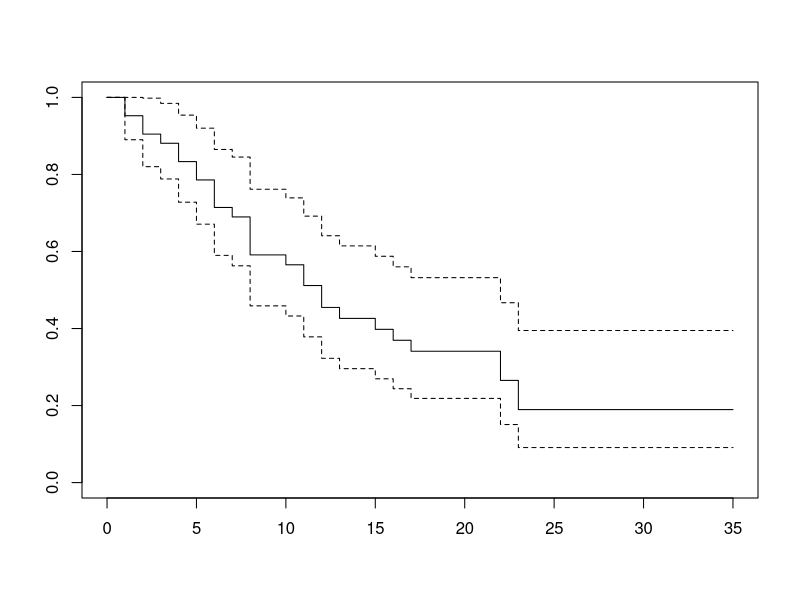
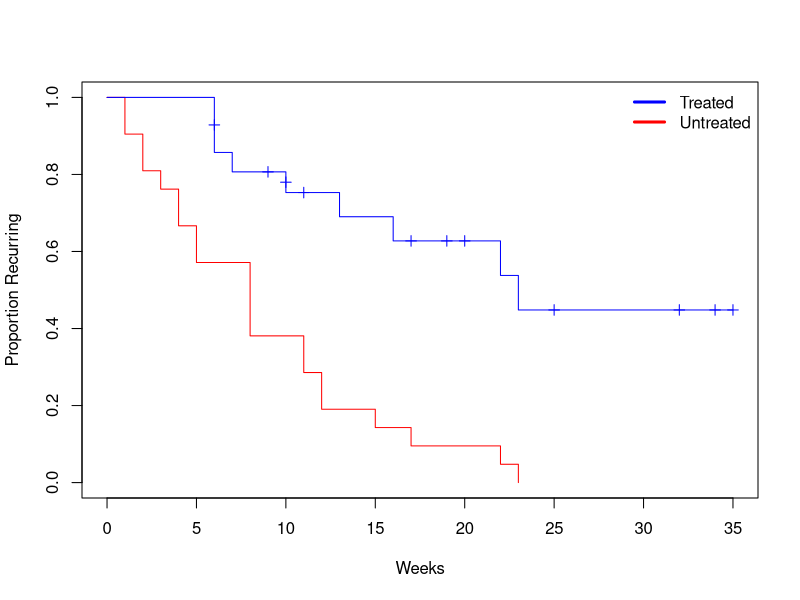
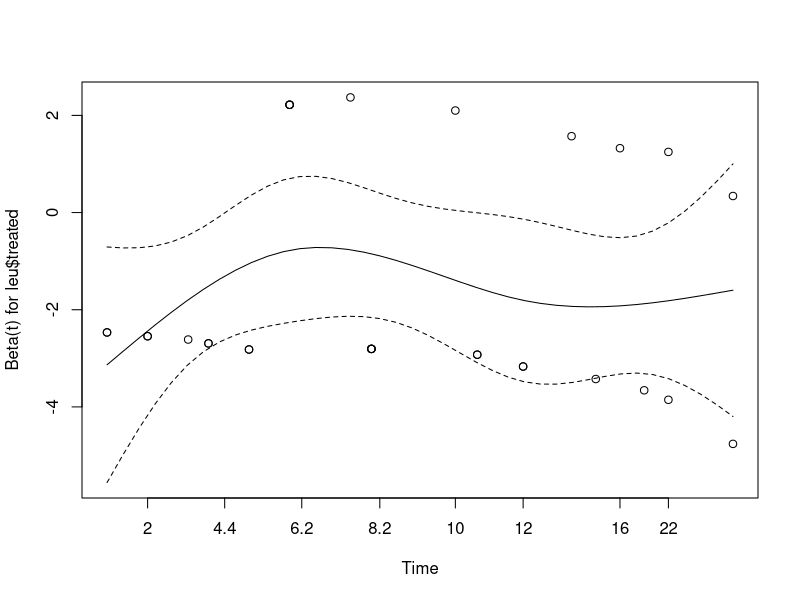

Source code (R) for these figures, in order:
library(readr)
library(survival)

# Read in the data set
leu <- read_csv("survival.csv")

# Create the "survival object" - this will be used in *many* future stages
trialtimes <- Surv(leu$time, leu$relapse)

# Fit an unadjusted K-M curve
fit_raw <- survfit(trialtimes ~ 1)
plot(fit_raw)

# Fit different KM curves by treatment and controls
fit_treatment <- survfit(trialtimes ~ leu$treated)

plot(fit_treatment,conf.int=FALSE,col=c("red","blue"),mark.time=TRUE,xlab="Weeks",ylab="Proportion Recurring")
legend("topright", c("Treated","Untreated"), lwd=3, col=c("blue","red"),
       lty=c(1,1), pch=c(NA,NA), bty='n')

trial_p <- survdiff(trialtimes ~ leu$treated)

# Fit a Cox PH model
coxmodel <- coxph(trialtimes ~ leu$treated)
summary(coxmodel)

# Test of the proportional hazard assumption
prophaz <- cox.zph(coxmodel)
prophaz
plot(prophaz)

# Parametric Survival models
summary(survreg(trialtimes ~ leu$treated, dist="exponential"))

summary(survreg(trialtimes ~ leu$treated, dist="weibull"))